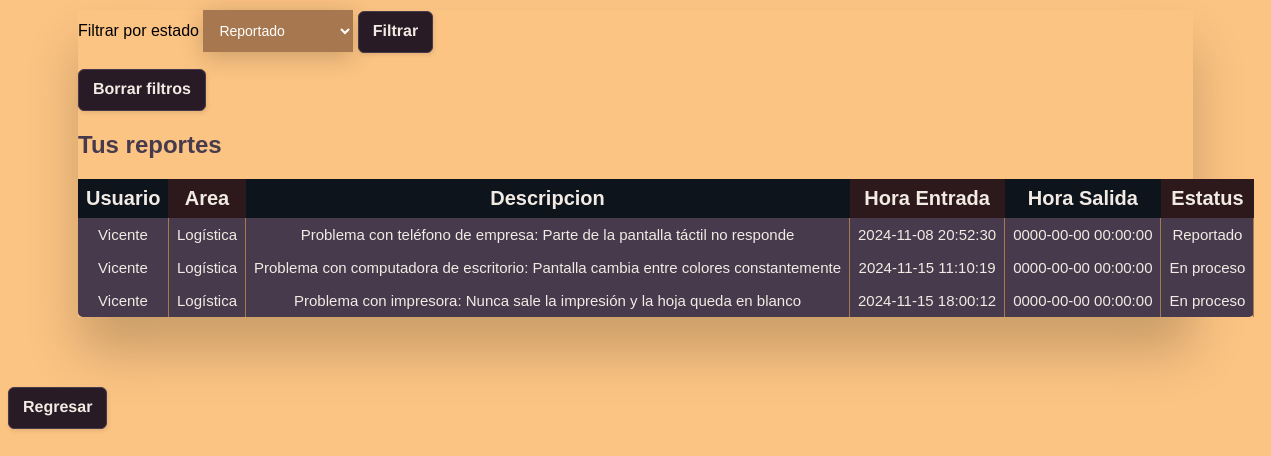
/tablareporteusuario.php (signed in), run on an earlier commit of the app's database.
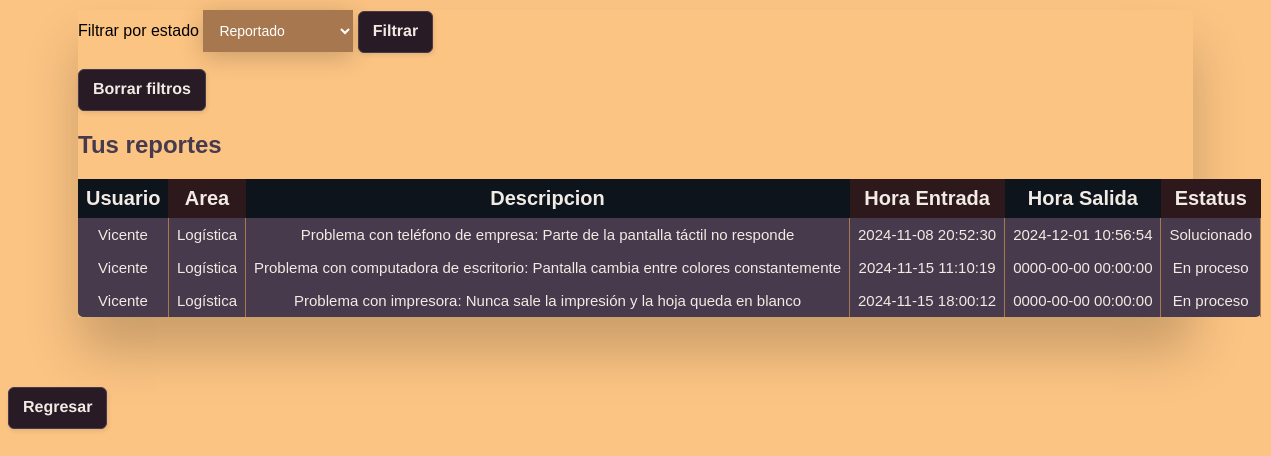
And on a later commit of the database.
### tables this page shows
CREATE TABLE `usuarioproblema` (
  `IdUsuario` int(11) NOT NULL,
  `IdProblema` int(11) NOT NULL
);

CREATE TABLE `ticket` (
  `ID` int(11) NOT NULL,
  `HoraEntrada` datetime NOT NULL,
  `HoraSalida` datetime NOT NULL
);

CREATE TABLE `problema` (
  `ID` int(11) NOT NULL,
  `Descripción` varchar(255) NOT NULL,
  `Estatus` varchar(20) NOT NULL
);

### tablareporteusuario.php (the view, shortened to what this page needs)
<?php
require_once("conn.php");
$string_queryCUP = "SELECT * FROM usuarioproblema up INNER JOIN problematicket pt ON up.IdProblema = pt.IdProblema INNER JOIN ticket t ON t.id = pt.IdTicket WHERE up.IdUsuario = ?";
$string_queryCUP = "$string_queryCUP ORDER BY t.HoraEntrada ASC";
$queryCUP = $conn -> prepare($string_queryCUP);
$queryCUP -> bind_param("i",$_SESSION["idUsuario"]);
if($queryCUP->execute())
{
   echo '<link rel="stylesheet" href="css/Guti.css">
<div class="table-wrapper" role="region" tabindex="0">
<form method="post">
      <label> Filtrar por estado </label>
      <select class="Select1" name="estatusFiltro" value="Reportado" selected required>
                  <option value="Reportado">Reportado</option>
                  <option value="En proceso">En proceso</option>
                  <option value="Solucionado">Solucionado</option>
      </select>
      <button class="boton1"> Filtrar </button>
   </form>
      <form method="post" action="inutil3.php">
    <input type="text" name="unset" value="uno" style="display:none;">
    <button class="boton1"> Borrar filtros </button>
   </form>
<table class="fl-table">
    <h2>Tus reportes</h2>
    <thead>
        <tr>
            <th>Usuario</th>
            <th>Area</th>
            <th>Descripcion</th>
            <th>Hora Entrada<br></th>
            <th>Hora Salida<br></th>
            <th>Estatus<br></th>
        </tr>
        </thead>';
   $resultCUP = $queryCUP->get_result();
   while($rowCUP = $resultCUP->fetch_assoc())
   {
      $idProblemaActual = $rowCUP['IdProblema'];
      $string_queryCDE = "SELECT * FROM problema p INNER JOIN problematicket pt ON p.ID = pt.IdProblema INNER JOIN ticket t ON t.id = pt.IdTicket WHERE p.ID = ? ORDER BY t.HoraEntrada ASC";
      $queryCDE = $conn -> prepare($string_queryCDE);
      $queryCDE->bind_param("i",$idProblemaActual);
      $queryCDE->execute();
      $resultCDE = $queryCDE->get_result();
      $rowCDE = $resultCDE->fetch_assoc();
      $estadoProblemaActual = $rowCDE['Estatus'];
      $descProblemaActual = $rowCDE['Descripción'];
      $string_queryCH = "SELECT * FROM ticket t INNER JOIN problematicket pt ON t.ID = pt.IdTicket INNER JOIN problema p ON p.ID = pt.IdProblema WHERE p.ID = ? ORDER BY t.HoraEntrada ASC";
      $queryCH = $conn -> prepare($string_queryCH);
      $queryCH->bind_param("i",$idProblemaActual);
      $queryCH->execute();
      $resultCH = $queryCH->get_result();
      $rowCH = $resultCH->fetch_assoc();
      $horaenTicketActual = $rowCH['HoraEntrada'];
      $horasaTicketActual = $rowCH['HoraSalida'];
      echo '
            <tbody>
            <tr>
            <td>'.htmlspecialchars($_SESSION['nombreUsuario']).'</td>
            <td>'.htmlspecialchars($_SESSION['areaUsuario']).'</td>
            <td>'.htmlspecialchars($descProblemaActual).'</td>
            <td>'.htmlspecialchars($horaenTicketActual).'</td>
            <td>'.htmlspecialchars($horasaTicketActual).'</td>
            <td>'.htmlspecialchars($estadoProblemaActual).'</td>
               </tr>
               </tbody>';
   }
echo<<<HTML
  <tbody></tbody>
</table>
<div style="margin-top:8px"></div>
</div>
<form action="index.php">
<button class="boton1">Regresar</button>
</form>
HTML;
}
else{
   echo'o no has reportado algo o ocurrio un problema lol chupalo';
}
?>

What changed in the data, as far as the page shows it:
changed through a linked row, usuarioproblema "Problema con teléfono de empresa: Parte de la pantalla táctil no responde": ticket.HoraSalida "0000-00-00 00:00:00" → "2024-12-01 10:56:54"; IdProblema.Estatus "Reportado" → "Solucionado"
